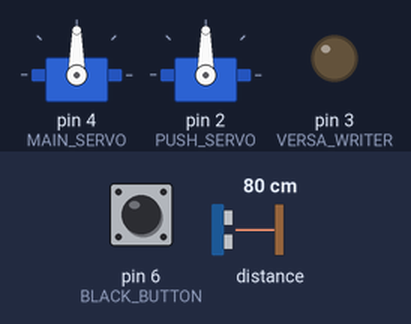
A program run on a simulated Arduino Nano, built with avr-gcc and run on an emulated ATmega328P. Parts: 2 × servo, output pins drawn as LEDs (lit = HIGH). The test bench sets the inputs (shaded band); at power-on: distance to the obstacle 80 cm, pin 6 (BLACK_BUTTON) LOW. What the program prints to the serial monitor is not drawn.

Above: at 1.2 s.
1.3 s: distance to the obstacle set to 2 cm
2.9 s: pin 6 (BLACK_BUTTON) pulled HIGH for 0.3 s
At 4.3 s:
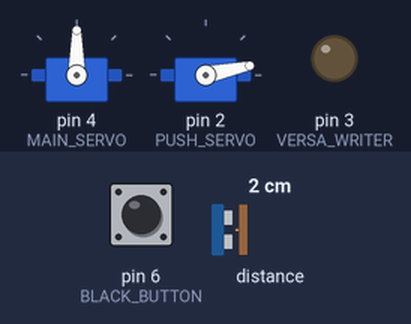
4.8 s: pin 6 (BLACK_BUTTON) pulled HIGH for 3.2 s
At 5.19 s:
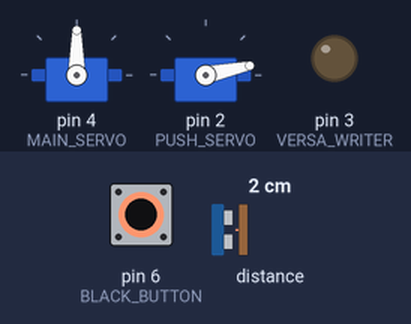
9.5 s: distance to the obstacle set to 4 cm
Timing chart, 0 to 12.4 s (numbered marks = the images above; inputs shaded):
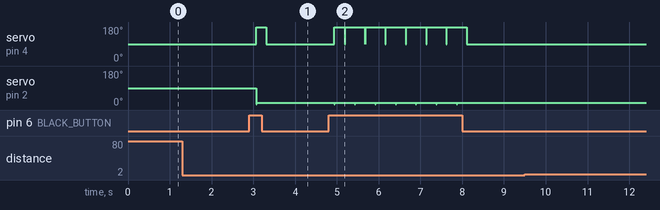

Measured:
- after the input at 1.3 s, every drawn part: stays the same
- after the input at 2.9 s, servo on pin 4 (MAIN_SERVO): 90° → 180° after 0.17 s, → 90° 0.24 s later; servo on pin 2 (PUSH_SERVO): 90° → 12° after 0.17 s
- after the input at 4.8 s, servo on pin 4 (MAIN_SERVO): 90° → 180° after 0.14 s, then repeats every 0.49 s: 90° 0.01 s, 180° 0.48 s, until it stays 90° from 8.1 s; servo on pin 2 (PUSH_SERVO): alternates 12° for 0.48 s and 4° for 0.01 s, 14 changes in all, then stays 12°, starting after 0.14 s
- after the input at 9.5 s, every drawn part: stays the same

The program:

main.cpp
```cpp
#include <Arduino.h>
#include <Servo.h>
#include <VL53L0X.h>
#include <Wire.h>

#define UPLOAD_SPEED 115200

// 300/ 1200/ 2400/ 4800/ 9600/ 14400/ 19200/ 28800/ 38400/ 57600/ 115200

// General setup
#define ONBOARD_LED 13  // Onboard LED
#define WAIT 200        // Delay interval

// Servo motor
#define MAIN_SERVO 4  // D4 for main servo
#define PUSH_SERVO 2  // D2 for servo to push button

Servo main_servo;
Servo push_servo;

#define maxAngle 90   // Max angle of main servo
#define minAngle 180  // Minimum angle of servo

#define pushAngle 1

int tightenAngle = maxAngle;
int loosenAngle = minAngle;

// Versawriter
#define VERSA_WRITER 3  // D3 for versawriter

// IR sensor
#define IR_SENSOR 8  // D8 for IR sensor

VL53L0X sensor;

#define DISTANCE_THRESHOLD 100

// Button
#define BLACK_BUTTON 6  // D6 for black button
#define WHITE_BUTTON 5  // D5 for white button

// Flags
bool isBeltLoosen = true;

void setup() {
    Serial.begin(UPLOAD_SPEED);
    Serial.println("Serial started");

    // Init onboard LED
    // pinMode(ONBOARD_LED, OUTPUT);
    // digitalWrite(ONBOARD_LED, LOW);

    // Init servo motor
    main_servo.attach(MAIN_SERVO);
    push_servo.attach(PUSH_SERVO);

    // Init versawriter
    pinMode(VERSA_WRITER, OUTPUT);

    // Init buttons
    pinMode(BLACK_BUTTON, INPUT);
    pinMode(WHITE_BUTTON, INPUT);

    // Init IR sensor
    Wire.begin();
    sensor.setTimeout(500);
    sensor.init();

    if (!sensor.init()) {
        Serial.println("Failed to detect and initialize sensor!");
        while (1) {
        }
    }
    sensor.startContinuous();
}

void tightenBelt() {
    main_servo.write(tightenAngle);
    Serial.println("tightenBelt");
}

void loosenBelt() {
    main_servo.write(loosenAngle);
    Serial.println("loosenAngle");
}

void pushButton() {
    push_servo.write(4);
    delay(10);
    push_servo.write(12);
}

void loop() {
    unsigned int distance = sensor.readRangeContinuousMillimeters();
    Serial.println("Distance: " + distance);

    // when distance is shorter than threshold, tighten belt
    if (distance < DISTANCE_THRESHOLD && isBeltLoosen) {
        tightenBelt();
        isBeltLoosen = false;
    }
    // when black button is pushed, loosen belt
    if (digitalRead(BLACK_BUTTON) && !isBeltLoosen) {
        loosenBelt();
        pushButton();
        isBeltLoosen = true;
    }
    if (sensor.timeoutOccurred()) {
        Serial.print("Distance: TIMEOUT");
    }
    delay(WAIT);
}
```
